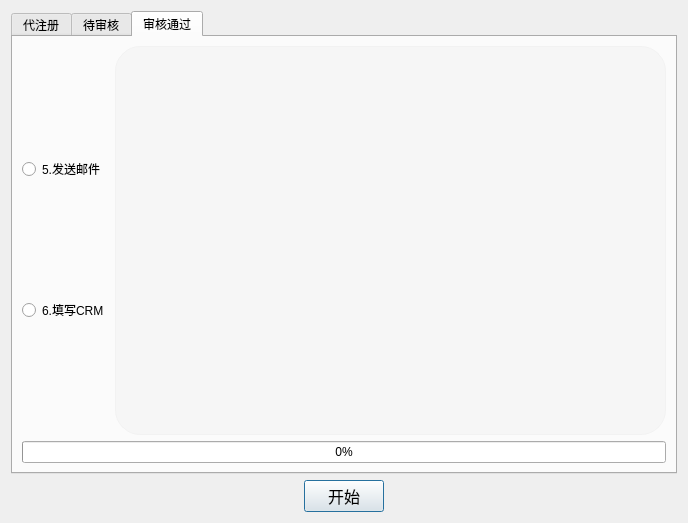
<?xml version="1.0" encoding="UTF-8"?>
<ui version="4.0">
 <class>widget</class>
 <widget class="QWidget" name="widget">
  <property name="geometry">
   <rect>
    <x>0</x>
    <y>0</y>
    <width>688</width>
    <height>523</height>
   </rect>
  </property>
  <property name="cursor">
   <cursorShape>ArrowCursor</cursorShape>
  </property>
  <property name="windowTitle">
   <string>认证部小工具</string>
  </property>
  <layout class="QVBoxLayout" name="verticalLayout_6">
   <item>
    <widget class="QTabWidget" name="tabWidget">
     <property name="cursor">
      <cursorShape>ArrowCursor</cursorShape>
     </property>
     <property name="styleSheet">
      <string notr="true">*{font: 12pt &quot;黑体&quot;;}
QLabel{margin-left:10px;}
QTextBrowser{
    padding: 0 25px;
    border: 1px solid #f2f2f2;
    background: #f6f6f6;
    color: #202124;
    font-size: 12pt;
    line-height: 48px;
    border-radius: 25px;
}


</string>
     </property>
     <property name="currentIndex">
      <number>2</number>
     </property>
     <property name="elideMode">
      <enum>Qt::ElideNone</enum>
     </property>
     <widget class="QWidget" name="tab">
      <attribute name="title">
       <string>代注册</string>
      </attribute>
      <layout class="QVBoxLayout" name="verticalLayout_7">
       <item>
        <layout class="QHBoxLayout" name="horizontalLayout_5">
         <item>
          <layout class="QVBoxLayout" name="verticalLayout_5">
           <item>
            <widget class="QRadioButton" name="radioButton_1">
             <property name="cursor">
              <cursorShape>PointingHandCursor</cursorShape>
             </property>
             <property name="text">
              <string>1.导出CRM</string>
             </property>
             <attribute name="buttonGroup">
              <string notr="true">buttonGroup</string>
             </attribute>
            </widget>
           </item>
           <item>
            <widget class="QRadioButton" name="radioButton_2">
             <property name="cursor">
              <cursorShape>PointingHandCursor</cursorShape>
             </property>
             <property name="text">
              <string>2.发送邮件</string>
             </property>
             <attribute name="buttonGroup">
              <string notr="true">buttonGroup</string>
             </attribute>
            </widget>
           </item>
           <item>
            <widget class="QRadioButton" name="radioButton_3">
             <property name="cursor">
              <cursorShape>PointingHandCursor</cursorShape>
             </property>
             <property name="text">
              <string>3.填写CRM</string>
             </property>
             <attribute name="buttonGroup">
              <string notr="true">buttonGroup</string>
             </attribute>
            </widget>
           </item>
          </layout>
         </item>
         <item>
          <widget class="QTextBrowser" name="output_1">
           <property name="styleSheet">
            <string notr="true"/>
           </property>
           <property name="frameShadow">
            <enum>QFrame::Sunken</enum>
           </property>
           <property name="tabChangesFocus">
            <bool>false</bool>
           </property>
          </widget>
         </item>
        </layout>
       </item>
       <item>
        <widget class="QProgressBar" name="progressBar">
         <property name="value">
          <number>0</number>
         </property>
        </widget>
       </item>
      </layout>
     </widget>
     <widget class="QWidget" name="tab_2">
      <attribute name="title">
       <string>待审核</string>
      </attribute>
      <layout class="QVBoxLayout" name="verticalLayout_3">
       <item>
        <layout class="QHBoxLayout" name="horizontalLayout_3">
         <item>
          <widget class="QRadioButton" name="radioButton_4">
           <property name="cursor">
            <cursorShape>PointingHandCursor</cursorShape>
           </property>
           <property name="text">
            <string>4.发送邮件</string>
           </property>
           <attribute name="buttonGroup">
            <string notr="true">buttonGroup</string>
           </attribute>
          </widget>
         </item>
         <item>
          <widget class="QTextBrowser" name="output_2"/>
         </item>
        </layout>
       </item>
       <item>
        <widget class="QProgressBar" name="progressBar_2">
         <property name="value">
          <number>0</number>
         </property>
        </widget>
       </item>
      </layout>
     </widget>
     <widget class="QWidget" name="tab_3">
      <attribute name="title">
       <string>审核通过</string>
      </attribute>
      <layout class="QVBoxLayout" name="verticalLayout">
       <item>
        <layout class="QHBoxLayout" name="horizontalLayout_2">
         <item>
          <layout class="QVBoxLayout" name="verticalLayout_2">
           <item>
            <widget class="QRadioButton" name="radioButton_5">
             <property name="cursor">
              <cursorShape>PointingHandCursor</cursorShape>
             </property>
             <property name="text">
              <string>5.发送邮件</string>
             </property>
             <attribute name="buttonGroup">
              <string notr="true">buttonGroup</string>
             </attribute>
            </widget>
           </item>
           <item>
            <widget class="QRadioButton" name="radioButton_6">
             <property name="cursor">
              <cursorShape>PointingHandCursor</cursorShape>
             </property>
             <property name="text">
              <string>6.填写CRM</string>
             </property>
             <attribute name="buttonGroup">
              <string notr="true">buttonGroup</string>
             </attribute>
            </widget>
           </item>
          </layout>
         </item>
         <item>
          <widget class="QTextBrowser" name="output_3">
           <property name="lineWidth">
            <number>0</number>
           </property>
           <property name="readOnly">
            <bool>true</bool>
           </property>
          </widget>
         </item>
        </layout>
       </item>
       <item>
        <widget class="QProgressBar" name="progressBar_3">
         <property name="value">
          <number>0</number>
         </property>
        </widget>
       </item>
      </layout>
     </widget>
    </widget>
   </item>
   <item>
    <layout class="QHBoxLayout" name="horizontalLayout_9">
     <item>
      <widget class="QPushButton" name="pushButton">
       <property name="sizePolicy">
        <sizepolicy hsizetype="Fixed" vsizetype="Fixed">
         <horstretch>0</horstretch>
         <verstretch>0</verstretch>
        </sizepolicy>
       </property>
       <property name="font">
        <font>
         <family>黑体</family>
         <pointsize>12</pointsize>
        </font>
       </property>
       <property name="cursor">
        <cursorShape>PointingHandCursor</cursorShape>
       </property>
       <property name="styleSheet">
        <string notr="true"/>
       </property>
       <property name="text">
        <string>开始</string>
       </property>
       <property name="autoDefault">
        <bool>false</bool>
       </property>
       <property name="default">
        <bool>true</bool>
       </property>
       <property name="flat">
        <bool>false</bool>
       </property>
      </widget>
     </item>
    </layout>
   </item>
  </layout>
 </widget>
 <resources/>
 <connections/>
 <buttongroups>
  <buttongroup name="buttonGroup"/>
 </buttongroups>
</ui>
